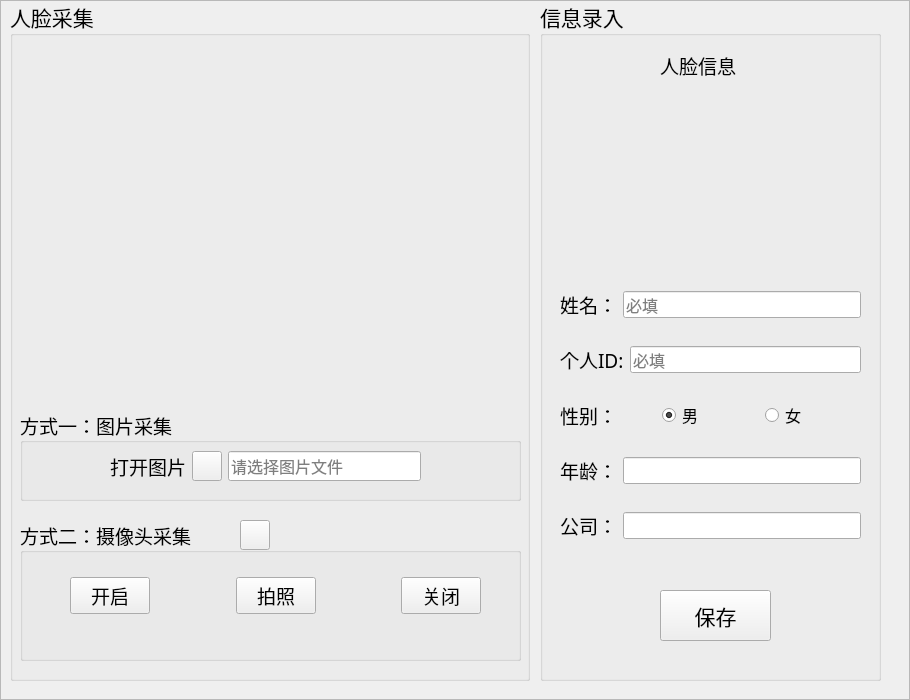
<?xml version="1.0" encoding="UTF-8"?>
<ui version="4.0">
 <class>InfoEntryForm</class>
 <widget class="QWidget" name="InfoEntryForm">
  <property name="geometry">
   <rect>
    <x>0</x>
    <y>0</y>
    <width>910</width>
    <height>700</height>
   </rect>
  </property>
  <property name="minimumSize">
   <size>
    <width>910</width>
    <height>700</height>
   </size>
  </property>
  <property name="maximumSize">
   <size>
    <width>910</width>
    <height>700</height>
   </size>
  </property>
  <property name="windowTitle">
   <string>Form</string>
  </property>
  <property name="styleSheet">
   <string notr="true"/>
  </property>
  <widget class="QFrame" name="frame">
   <property name="geometry">
    <rect>
     <x>0</x>
     <y>0</y>
     <width>910</width>
     <height>700</height>
    </rect>
   </property>
   <property name="styleSheet">
    <string notr="true"/>
   </property>
   <property name="frameShape">
    <enum>QFrame::StyledPanel</enum>
   </property>
   <property name="frameShadow">
    <enum>QFrame::Raised</enum>
   </property>
   <widget class="QFrame" name="frame_2">
    <property name="geometry">
     <rect>
      <x>0</x>
      <y>0</y>
      <width>911</width>
      <height>701</height>
     </rect>
    </property>
    <property name="frameShape">
     <enum>QFrame::StyledPanel</enum>
    </property>
    <property name="frameShadow">
     <enum>QFrame::Raised</enum>
    </property>
    <widget class="QGroupBox" name="groupBox">
     <property name="geometry">
      <rect>
       <x>540</x>
       <y>0</y>
       <width>341</width>
       <height>681</height>
      </rect>
     </property>
     <property name="font">
      <font>
       <family>华文楷体</family>
       <pointsize>16</pointsize>
      </font>
     </property>
     <property name="title">
      <string>信息录入</string>
     </property>
     <widget class="QLabel" name="label_5">
      <property name="geometry">
       <rect>
        <x>120</x>
        <y>50</y>
        <width>101</width>
        <height>31</height>
       </rect>
      </property>
      <property name="font">
       <font>
        <family>华文楷体</family>
        <pointsize>14</pointsize>
       </font>
      </property>
      <property name="text">
       <string>人脸信息</string>
      </property>
     </widget>
     <widget class="QLabel" name="face_crop_label">
      <property name="geometry">
       <rect>
        <x>100</x>
        <y>90</y>
        <width>150</width>
        <height>150</height>
       </rect>
      </property>
      <property name="styleSheet">
       <string notr="true">border-image: url(:/icons/ui_imgs/icons/人脸识别.png);</string>
      </property>
      <property name="text">
       <string/>
      </property>
     </widget>
     <widget class="QPushButton" name="saveBtn">
      <property name="geometry">
       <rect>
        <x>120</x>
        <y>590</y>
        <width>111</width>
        <height>51</height>
       </rect>
      </property>
      <property name="font">
       <font>
        <family>华文楷体</family>
        <pointsize>16</pointsize>
       </font>
      </property>
      <property name="text">
       <string>保存</string>
      </property>
      <property name="icon">
       <iconset>
        <activeon>:/icons/ui_imgs/icons/保存.png</activeon>
       </iconset>
      </property>
     </widget>
     <widget class="QWidget" name="layoutWidget">
      <property name="geometry">
       <rect>
        <x>20</x>
        <y>270</y>
        <width>301</width>
        <height>291</height>
       </rect>
      </property>
      <layout class="QVBoxLayout" name="verticalLayout">
       <item>
        <layout class="QHBoxLayout" name="horizontalLayout_5">
         <item>
          <widget class="QLabel" name="label">
           <property name="font">
            <font>
             <family>华文楷体</family>
             <pointsize>14</pointsize>
            </font>
           </property>
           <property name="text">
            <string>姓名：</string>
           </property>
          </widget>
         </item>
         <item>
          <widget class="QLineEdit" name="lineEdit">
           <property name="font">
            <font>
             <family>Arial</family>
             <pointsize>12</pointsize>
            </font>
           </property>
           <property name="placeholderText">
            <string>必填</string>
           </property>
          </widget>
         </item>
        </layout>
       </item>
       <item>
        <layout class="QHBoxLayout" name="horizontalLayout_4">
         <item>
          <widget class="QLabel" name="label_7">
           <property name="font">
            <font>
             <family>华文楷体</family>
             <pointsize>14</pointsize>
            </font>
           </property>
           <property name="text">
            <string>个人ID:</string>
           </property>
          </widget>
         </item>
         <item>
          <widget class="QLineEdit" name="lineEdit_2">
           <property name="font">
            <font>
             <family>Arial</family>
             <pointsize>12</pointsize>
            </font>
           </property>
           <property name="placeholderText">
            <string>必填</string>
           </property>
          </widget>
         </item>
        </layout>
       </item>
       <item>
        <layout class="QHBoxLayout" name="horizontalLayout_3">
         <item>
          <widget class="QLabel" name="label_8">
           <property name="font">
            <font>
             <family>华文楷体</family>
             <pointsize>14</pointsize>
            </font>
           </property>
           <property name="text">
            <string>性别：</string>
           </property>
          </widget>
         </item>
         <item>
          <widget class="QRadioButton" name="radioButton">
           <property name="font">
            <font>
             <family>Arial</family>
             <pointsize>12</pointsize>
            </font>
           </property>
           <property name="text">
            <string>男</string>
           </property>
           <property name="checkable">
            <bool>true</bool>
           </property>
           <property name="checked">
            <bool>true</bool>
           </property>
          </widget>
         </item>
         <item>
          <widget class="QRadioButton" name="radioButton_2">
           <property name="font">
            <font>
             <family>Arial</family>
             <pointsize>12</pointsize>
            </font>
           </property>
           <property name="text">
            <string>女</string>
           </property>
          </widget>
         </item>
        </layout>
       </item>
       <item>
        <layout class="QHBoxLayout" name="horizontalLayout_6">
         <item>
          <widget class="QLabel" name="label_9">
           <property name="font">
            <font>
             <family>华文楷体</family>
             <pointsize>14</pointsize>
            </font>
           </property>
           <property name="text">
            <string>年龄：</string>
           </property>
          </widget>
         </item>
         <item>
          <widget class="QLineEdit" name="lineEdit_3">
           <property name="font">
            <font>
             <family>Arial</family>
             <pointsize>12</pointsize>
            </font>
           </property>
          </widget>
         </item>
        </layout>
       </item>
       <item>
        <layout class="QHBoxLayout" name="horizontalLayout_7">
         <item>
          <widget class="QLabel" name="label_10">
           <property name="font">
            <font>
             <family>华文楷体</family>
             <pointsize>14</pointsize>
            </font>
           </property>
           <property name="text">
            <string>公司：</string>
           </property>
          </widget>
         </item>
         <item>
          <widget class="QLineEdit" name="lineEdit_4">
           <property name="font">
            <font>
             <family>Arial</family>
             <pointsize>12</pointsize>
            </font>
           </property>
          </widget>
         </item>
        </layout>
       </item>
      </layout>
     </widget>
    </widget>
    <widget class="QGroupBox" name="groupBox_2">
     <property name="geometry">
      <rect>
       <x>10</x>
       <y>0</y>
       <width>520</width>
       <height>681</height>
      </rect>
     </property>
     <property name="font">
      <font>
       <family>华文楷体</family>
       <pointsize>16</pointsize>
      </font>
     </property>
     <property name="title">
      <string>人脸采集</string>
     </property>
     <widget class="QLabel" name="show_label">
      <property name="geometry">
       <rect>
        <x>10</x>
        <y>40</y>
        <width>500</width>
        <height>350</height>
       </rect>
      </property>
      <property name="styleSheet">
       <string notr="true">border-image: url(:/icons/ui_imgs/icons/人脸识别 (3).png);</string>
      </property>
      <property name="text">
       <string/>
      </property>
     </widget>
     <widget class="QGroupBox" name="groupBox_3">
      <property name="geometry">
       <rect>
        <x>10</x>
        <y>410</y>
        <width>501</width>
        <height>91</height>
       </rect>
      </property>
      <property name="font">
       <font>
        <family>华文楷体</family>
        <pointsize>14</pointsize>
       </font>
      </property>
      <property name="title">
       <string>方式一：图片采集</string>
      </property>
      <widget class="QWidget" name="layoutWidget">
       <property name="geometry">
        <rect>
         <x>90</x>
         <y>40</y>
         <width>311</width>
         <height>32</height>
        </rect>
       </property>
       <layout class="QHBoxLayout" name="horizontalLayout">
        <item>
         <widget class="QLabel" name="label_2">
          <property name="font">
           <font>
            <family>华文楷体</family>
            <pointsize>14</pointsize>
           </font>
          </property>
          <property name="text">
           <string>打开图片</string>
          </property>
         </widget>
        </item>
        <item>
         <widget class="QPushButton" name="PicBtn">
          <property name="minimumSize">
           <size>
            <width>30</width>
            <height>30</height>
           </size>
          </property>
          <property name="maximumSize">
           <size>
            <width>30</width>
            <height>30</height>
           </size>
          </property>
          <property name="styleSheet">
           <string notr="true">border-image: url(:/icons/ui_imgs/icons/img.png);</string>
          </property>
          <property name="text">
           <string/>
          </property>
         </widget>
        </item>
        <item>
         <widget class="QLineEdit" name="PiclineEdit">
          <property name="minimumSize">
           <size>
            <width>0</width>
            <height>30</height>
           </size>
          </property>
          <property name="maximumSize">
           <size>
            <width>16777215</width>
            <height>30</height>
           </size>
          </property>
          <property name="font">
           <font>
            <family>Arial</family>
            <pointsize>12</pointsize>
           </font>
          </property>
          <property name="inputMask">
           <string/>
          </property>
          <property name="placeholderText">
           <string>请选择图片文件</string>
          </property>
         </widget>
        </item>
       </layout>
      </widget>
     </widget>
     <widget class="QGroupBox" name="groupBox_4">
      <property name="geometry">
       <rect>
        <x>10</x>
        <y>520</y>
        <width>501</width>
        <height>141</height>
       </rect>
      </property>
      <property name="font">
       <font>
        <family>华文楷体</family>
        <pointsize>14</pointsize>
       </font>
      </property>
      <property name="title">
       <string>方式二：摄像头采集</string>
      </property>
      <widget class="QPushButton" name="CapBtn">
       <property name="geometry">
        <rect>
         <x>220</x>
         <y>0</y>
         <width>30</width>
         <height>30</height>
        </rect>
       </property>
       <property name="minimumSize">
        <size>
         <width>30</width>
         <height>30</height>
        </size>
       </property>
       <property name="maximumSize">
        <size>
         <width>30</width>
         <height>30</height>
        </size>
       </property>
       <property name="styleSheet">
        <string notr="true">border-image: url(:/icons/ui_imgs/icons/camera.png);</string>
       </property>
       <property name="text">
        <string/>
       </property>
      </widget>
      <widget class="QWidget" name="layoutWidget">
       <property name="geometry">
        <rect>
         <x>50</x>
         <y>50</y>
         <width>411</width>
         <height>51</height>
        </rect>
       </property>
       <layout class="QHBoxLayout" name="horizontalLayout_2">
        <item>
         <widget class="QPushButton" name="cameraOpenBtn">
          <property name="font">
           <font>
            <family>华文楷体</family>
            <pointsize>14</pointsize>
           </font>
          </property>
          <property name="text">
           <string>开启</string>
          </property>
          <property name="icon">
           <iconset>
            <activeon>:/icons/ui_imgs/icons/开启视频.png</activeon>
           </iconset>
          </property>
          <property name="iconSize">
           <size>
            <width>40</width>
            <height>40</height>
           </size>
          </property>
         </widget>
        </item>
        <item>
         <spacer name="horizontalSpacer">
          <property name="orientation">
           <enum>Qt::Horizontal</enum>
          </property>
          <property name="sizeHint" stdset="0">
           <size>
            <width>40</width>
            <height>20</height>
           </size>
          </property>
         </spacer>
        </item>
        <item>
         <widget class="QPushButton" name="photoBtn">
          <property name="font">
           <font>
            <family>华文楷体</family>
            <pointsize>14</pointsize>
           </font>
          </property>
          <property name="styleSheet">
           <string notr="true"/>
          </property>
          <property name="text">
           <string>拍照</string>
          </property>
          <property name="icon">
           <iconset>
            <activeon>:/icons/ui_imgs/icons/takephoto.png</activeon>
           </iconset>
          </property>
          <property name="iconSize">
           <size>
            <width>40</width>
            <height>40</height>
           </size>
          </property>
         </widget>
        </item>
        <item>
         <spacer name="horizontalSpacer_2">
          <property name="orientation">
           <enum>Qt::Horizontal</enum>
          </property>
          <property name="sizeHint" stdset="0">
           <size>
            <width>40</width>
            <height>20</height>
           </size>
          </property>
         </spacer>
        </item>
        <item>
         <widget class="QPushButton" name="cameraCloseBtn">
          <property name="font">
           <font>
            <family>华文楷体</family>
            <pointsize>14</pointsize>
           </font>
          </property>
          <property name="text">
           <string>关闭</string>
          </property>
          <property name="icon">
           <iconset>
            <activeon>:/icons/ui_imgs/icons/关闭视频.png</activeon>
           </iconset>
          </property>
          <property name="iconSize">
           <size>
            <width>40</width>
            <height>40</height>
           </size>
          </property>
         </widget>
        </item>
       </layout>
      </widget>
     </widget>
     <zorder>groupBox_3</zorder>
     <zorder>show_label</zorder>
     <zorder>groupBox_4</zorder>
    </widget>
   </widget>
  </widget>
 </widget>
 <resources>
  <include location="img_source.qrc"/>
 </resources>
 <connections/>
</ui>
